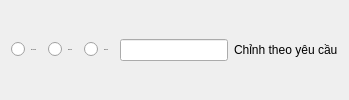
                         <widget class="QWidget" name="selectSpeet_4" native="true">
                          <layout class="QHBoxLayout" name="selectSpeet_2">
                           <item>
                            <widget class="QRadioButton" name="rdSpeedKeep">
                             <property name="sizePolicy">
                              <sizepolicy hsizetype="Fixed" vsizetype="Fixed">
                               <horstretch>0</horstretch>
                               <verstretch>0</verstretch>
                              </sizepolicy>
                             </property>
                             <property name="font">
                              <font>
                               <pointsize>-1</pointsize>
                              </font>
                             </property>
                             <property name="text">
                              <string>Giữ nguyên</string>
                             </property>
                            </widget>
                           </item>
                           <item>
                            <widget class="QRadioButton" name="rdSpeedx2">
                             <property name="sizePolicy">
                              <sizepolicy hsizetype="Fixed" vsizetype="Fixed">
                               <horstretch>0</horstretch>
                               <verstretch>0</verstretch>
                              </sizepolicy>
                             </property>
                             <property name="font">
                              <font>
                               <pointsize>-1</pointsize>
                              </font>
                             </property>
                             <property name="text">
                              <string>Nhanh x2</string>
                             </property>
                            </widget>
                           </item>
                           <item>
                            <widget class="QRadioButton" name="rdSpeedx4">
                             <property name="sizePolicy">
                              <sizepolicy hsizetype="Fixed" vsizetype="Fixed">
                               <horstretch>0</horstretch>
                               <verstretch>0</verstretch>
                              </sizepolicy>
                             </property>
                             <property name="font">
                              <font>
                               <pointsize>-1</pointsize>
                              </font>
                             </property>
                             <property name="text">
                              <string>Nhanh x4</string>
                             </property>
                            </widget>
                           </item>
                           <item>
                            <widget class="QLineEdit" name="txtSppedCustom">
                             <property name="sizePolicy">
                              <sizepolicy hsizetype="Fixed" vsizetype="Fixed">
                               <horstretch>0</horstretch>
                               <verstretch>0</verstretch>
                              </sizepolicy>
                             </property>
                            </widget>
                           </item>
                           <item>
                            <widget class="QLabel" name="label_13">
                             <property name="sizePolicy">
                              <sizepolicy hsizetype="Fixed" vsizetype="Fixed">
                               <horstretch>0</horstretch>
                               <verstretch>0</verstretch>
                              </sizepolicy>
                             </property>
                             <property name="text">
                              <string>Chỉnh theo yêu cầu</string>
                             </property>
                            </widget>
                           </item>
                          </layout>
                         </widget>
